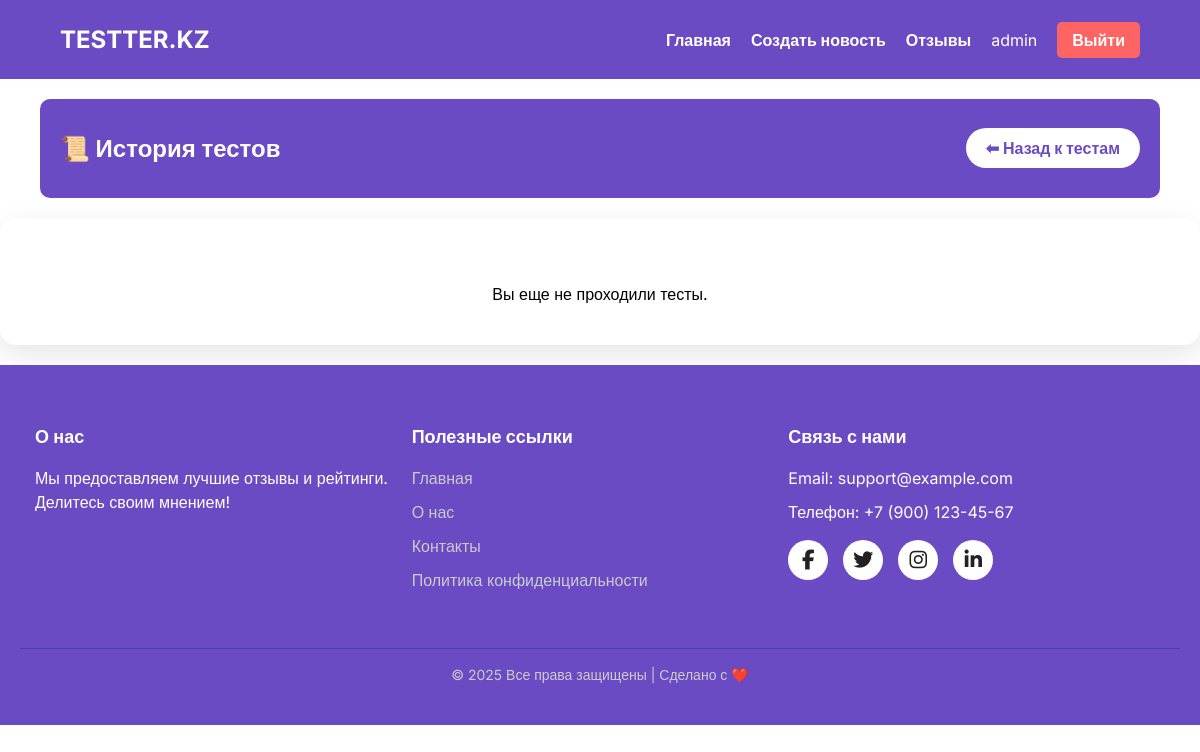
Before: /history/ (signed in) with the older database file.
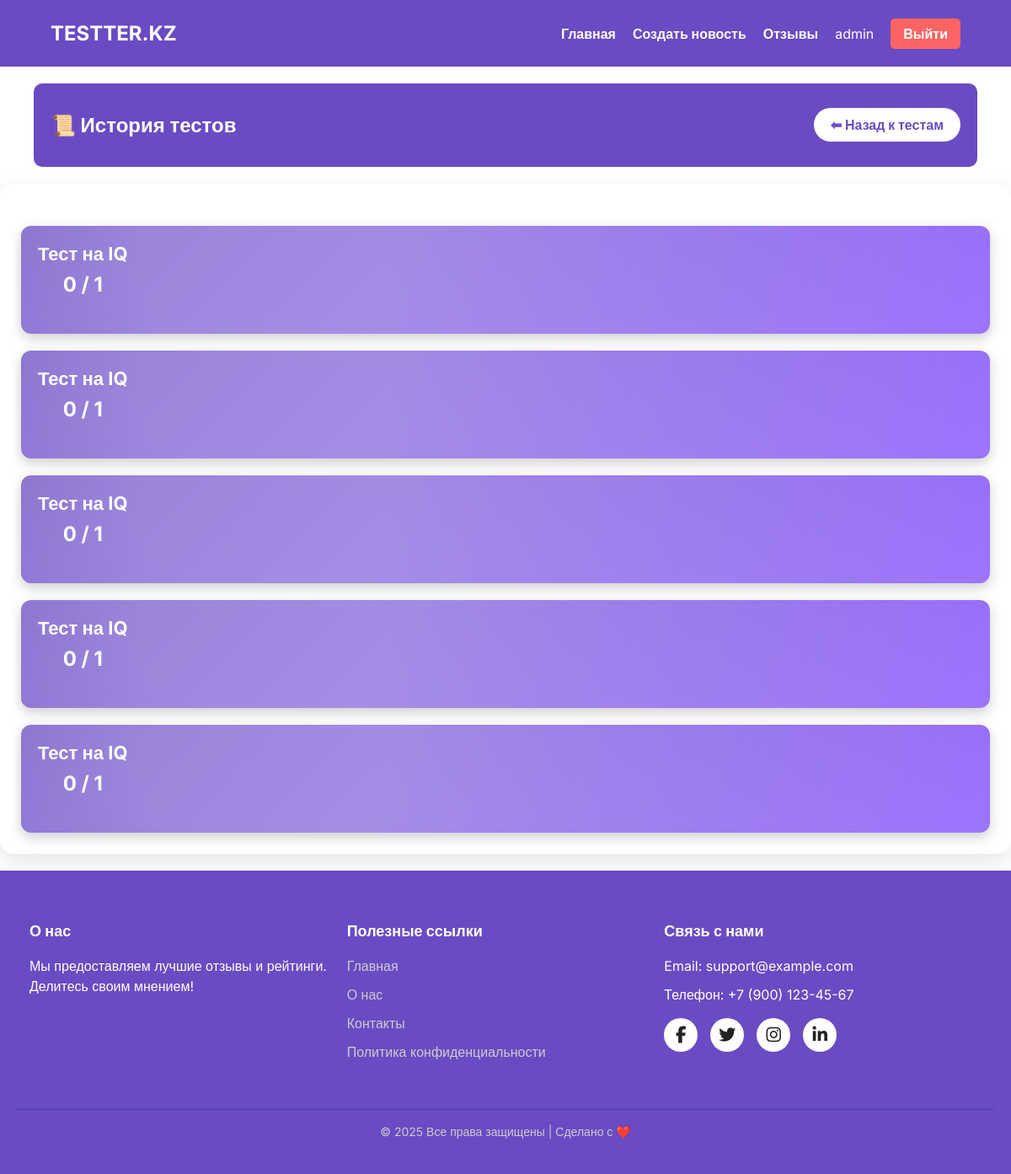
After: the same page with the newer database file.
### main/models.py (models this page shows, shortened)
class History(models.Model):
    user = models.ForeignKey(User, on_delete=models.CASCADE)
    subject = models.ForeignKey(Subject, on_delete=models.CASCADE, blank=True, null=True)
    total = models.IntegerField(default=0)
    score = models.IntegerField(default=0)
    created_at = models.DateTimeField(auto_now_add=True)

class Subject(models.Model):
    name = models.CharField(max_length=200)

### main/views.py (the view)
# urls.py: path('history/', views.history, name='history'),
def history(request):
    history = History.objects.filter(user=request.user).order_by('-created_at')[:5]
    return render(request, 'history.html', {'history':history})

### main/templates/history.html (shortened to what this page needs)
{% extends 'layout.html' %}
{% load static %}
{% block content %}
    <div class="test-header">
        <h2>📜 История тестов</h2>
        <div class="test-nav">
            {% if user.is_authenticated %}
                <a href="{% url 'tests' %}" class="test-btn">⬅ Назад к тестам</a>
            {% endif %}
        </div>
    </div>
    <div class="history-wrapper">
        <div class="history-list">
            {% for h in history %}
                <div class="history-item">
                    <div class="history-info">
                        <h3>{{ h.subject.name }}</h3>
                        <p class="score">{{ h.score }} / {{ h.total }}</p>
                    </div>
                </div>
            {% empty %}
                <p class="no-history">Вы еще не проходили тесты.</p>
            {% endfor %}
        </div>
    </div>
{% endblock %}

Changed rows visible on the page:
added History: subject.name "Тест на IQ", score "0", total "1"
added History: subject.name "Тест на IQ", score "0", total "1"
added History: subject.name "Тест на IQ", score "0", total "1"
added History: subject.name "Тест на IQ", score "0", total "1"
added History: subject.name "Тест на IQ", score "0", total "1"
Other visible differences:
text no longer shown: "Вы еще не проходили тесты."
